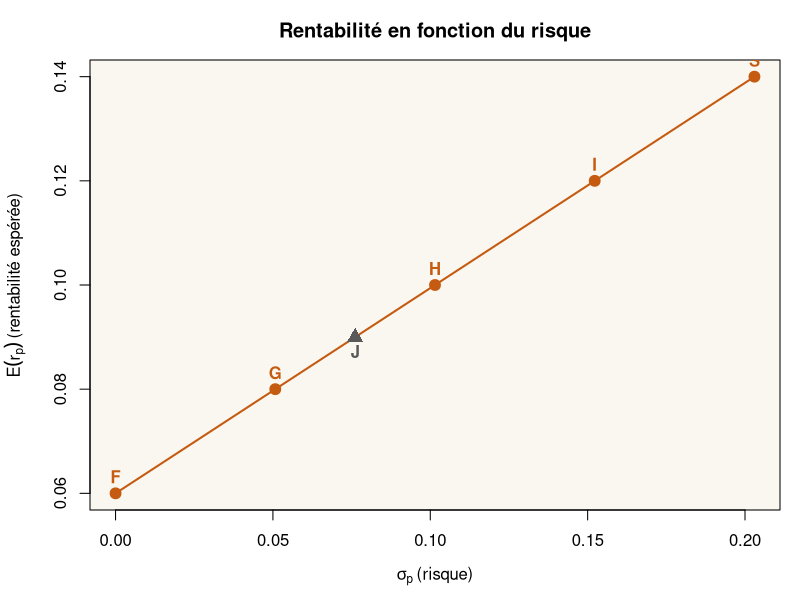
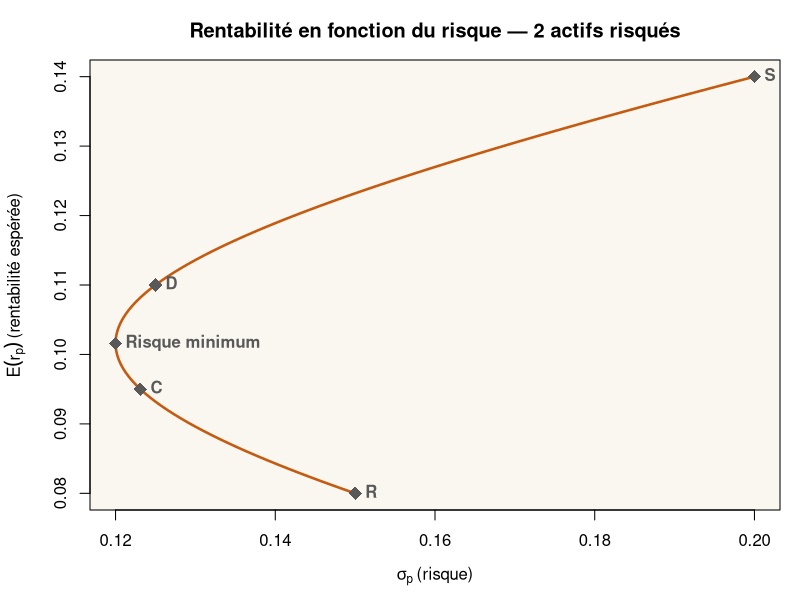

These charts were generated, in order, by the following R code:
## ---- chunk 1
knitr::opts_chunk$set(echo = FALSE, message = FALSE, warning = FALSE,
                      results = "hide", fig.width = 7.5, fig.height = 5,
                      dev = "png", dpi = 110, fig.align = "center")
# Palette : gris, orange, blanc cassé / beige
orange <- "#C55A11"; gris <- "#595959"; fond <- "#FAF7F0"
fr <- function(x, d = 2) formatC(x, digits = d, format = "f", big.mark = " ", decimal.mark = ",")
pct <- function(x, d = 2) paste0(fr(100*x, d), " %")
## ---- chunk 2
D1 <- 2; P0 <- 20; g <- 0.06
k <- D1/P0 + g
## ---- chunk 3
cours  <- c(39.56,39.97,40.76,38.54,41.65,42.78,46.23,45.82,
            48.93,50.45,50.87,53.76,55.63,56.39,51.03,53.76)
indice <- c(5046,5035,5103,5011,5126,5246,5388,5346,
            5526,5521,5534,5490,5389,5425,5109,5288)
Ri <- diff(cours)/head(cours, -1)
RM <- diff(indice)/head(indice, -1)
beta <- cov(Ri, RM)/var(RM)
Rf <- 0.002
ERi <- Rf + beta*(mean(RM) - Rf)
## ---- chunk 4
rf <- 0.06; muA <- 0.14; sigA <- 0.203; W <- 100000
X  <- c(F = 0, G = 0.25, H = 0.50, I = 0.75, S = 1)
tab2 <- data.frame(
  Portefeuille         = names(X),
  `X (actif risqué)`   = pct(X, 0),
  `1 − X (sans risque)`= pct(1 - X, 0),
  `Montant risqué (€)` = fr(W*X, 0),
  `E(rp)`              = pct(rf + X*(muA - rf)),
  `Écart type σp`      = fr(X*sigA, 4), check.names = FALSE)
print(knitr::kable(tab2, row.names = FALSE, align = "c"))
## ---- chunk 5
sig <- X*sigA ; mu <- rf + X*(muA - rf)
par(bg = "white", mar = c(4.5, 4.5, 3, 1))
plot(sig, mu, type = "o", lwd = 2, pch = 19, cex = 1.3,
     col = orange, xlab = expression(sigma[p]~"(risque)"),
     ylab = expression(E(r[p])~"(rentabilité espérée)"),
     main = "Rentabilité en fonction du risque",
     panel.first = rect(par("usr")[1], par("usr")[3], par("usr")[2],
                        par("usr")[4], col = fond, border = NA))
text(sig, mu, names(X), pos = 3, col = orange, font = 2)
xJ <- (0.09 - rf)/(muA - rf)
points(xJ*sigA, 0.09, pch = 17, cex = 1.6, col = gris)
text(xJ*sigA, 0.09, "J", pos = 1, col = gris, font = 2)
## ---- chunk 6
mu1 <- 0.14; mu2 <- 0.08; s1 <- 0.20; s2 <- 0.15
X1 <- c(R = 0, C = 0.25, `Risque minimum` = 0.36, D = 0.50, S = 1)
tab3 <- data.frame(
  Portefeuille   = names(X1),
  `X1 (actif 1)` = pct(X1, 0),
  `X2 (actif 2)` = pct(1 - X1, 0),
  `E(rp)`        = pct(X1*mu1 + (1 - X1)*mu2),
  `Écart type σp`= fr(sqrt(X1^2*s1^2 + (1 - X1)^2*s2^2), 4), check.names = FALSE)
print(knitr::kable(tab3, row.names = FALSE, align = "c"))
## ---- chunk 7
gr <- seq(0, 1, by = 0.01)
Ef <- gr*mu1 + (1 - gr)*mu2
Sf <- sqrt(gr^2*s1^2 + (1 - gr)^2*s2^2)
Ep <- X1*mu1 + (1 - X1)*mu2
Sp <- sqrt(X1^2*s1^2 + (1 - X1)^2*s2^2)
par(bg = "white", mar = c(4.5, 4.5, 3, 1))
plot(Sf, Ef, type = "l", lwd = 2.5, col = orange,
     xlab = expression(sigma[p]~"(risque)"),
     ylab = expression(E(r[p])~"(rentabilité espérée)"),
     main = "Rentabilité en fonction du risque — 2 actifs risqués",
     panel.first = rect(par("usr")[1], par("usr")[3], par("usr")[2],
                        par("usr")[4], col = fond, border = NA))
points(Sp, Ep, pch = 18, cex = 1.8, col = gris)
text(Sp, Ep, names(X1), pos = 4, col = gris, font = 2)
## ---- chunk 8
prix <- function(r, C = 100, VN = 1000, N = 15)
  C/r*(1 - (1 + r)^-N) + VN*(1 + r)^-N
P85 <- prix(0.085); P95 <- prix(0.095)
TRE <- uniroot(function(r) prix(r) - 1080.61, c(0.01, 0.20), tol = 1e-10)$root
## ---- chunk 9
S0 <- 100; K <- 98; T <- 0.25; sig <- 0.20; r <- 0.05; q <- 0.06; n <- 3
dt <- T/n
u  <- exp(sig*sqrt(dt)); d <- 1/u
p  <- (exp((r - q)*dt) - d)/(u - d)
S3 <- S0*u^(3:0)*d^(0:3)
Cj <- pmax(S0*u^(0:n)*d^(n:0) - K, 0)
for (i in (n - 1):0) Cj <- exp(-r*dt)*(p*Cj[-1] + (1 - p)*head(Cj, -1))
## ---- chunk 10
tab5 <- data.frame(
  `Trajectoire` = c("S·u³ (3 hausses)", "S·u²d (2 hausses)",
                    "S·ud² (1 hausse)", "S·d³ (0 hausse)"),
  `Prix du sous-jacent` = fr(S3, 4), check.names = FALSE)
print(knitr::kable(tab5, row.names = FALSE, align = "c"))
